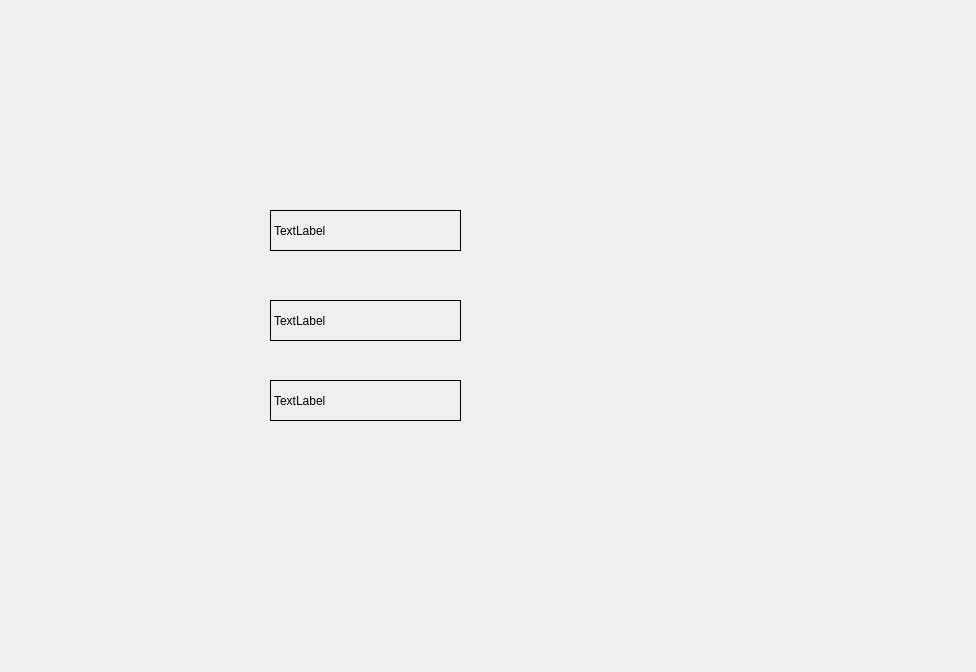
<?xml version="1.0" encoding="UTF-8"?>
<ui version="4.0">
 <class>Widget</class>
 <widget class="QWidget" name="Widget">
  <property name="geometry">
   <rect>
    <x>0</x>
    <y>0</y>
    <width>976</width>
    <height>672</height>
   </rect>
  </property>
  <property name="windowTitle">
   <string>Widget</string>
  </property>
  <widget class="QLabel" name="label">
   <property name="geometry">
    <rect>
     <x>270</x>
     <y>210</y>
     <width>191</width>
     <height>41</height>
    </rect>
   </property>
   <property name="frameShape">
    <enum>QFrame::Box</enum>
   </property>
   <property name="text">
    <string>TextLabel</string>
   </property>
  </widget>
  <widget class="QLabel" name="label_2">
   <property name="geometry">
    <rect>
     <x>270</x>
     <y>300</y>
     <width>191</width>
     <height>41</height>
    </rect>
   </property>
   <property name="frameShape">
    <enum>QFrame::Box</enum>
   </property>
   <property name="text">
    <string>TextLabel</string>
   </property>
  </widget>
  <widget class="QLabel" name="label_3">
   <property name="geometry">
    <rect>
     <x>270</x>
     <y>380</y>
     <width>191</width>
     <height>41</height>
    </rect>
   </property>
   <property name="frameShape">
    <enum>QFrame::Box</enum>
   </property>
   <property name="text">
    <string>TextLabel</string>
   </property>
  </widget>
 </widget>
 <resources/>
 <connections/>
</ui>
